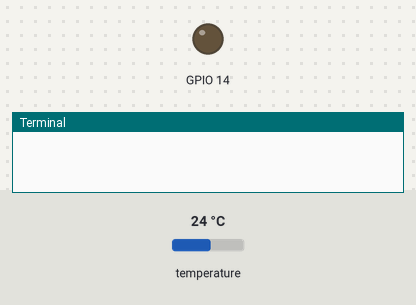
Bench run of a program on a simulated Raspberry Pi (BCM pin numbers). Shown: output pins drawn as LEDs (lit = HIGH), the last lines printed to the terminal. The test bench sets the inputs (shaded band); at power-on: temperature 24 °C. At 0.8 s the program stops and its outputs stay as they are.

Above: at 0.1 s.
At 0.8 s:
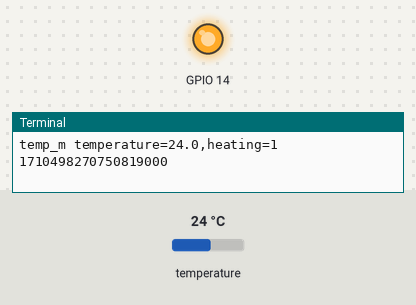
Timing chart, 0 to 2.3 s (numbered marks = the images above):
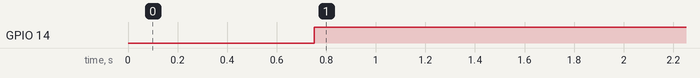

The program:

pyctrl1.py
```python
#!/usr/bin/python3
# -*- coding: utf-8 -*-
import time, sys, RPi.GPIO as GPIO

GPIO.setmode(GPIO.BCM)
GPIO.setup(14, GPIO.OUT)

sensor = '/sys/bus/w1/devices/28-011453efb2aa/w1_slave'

def readTempSensor(sensorName) :
    f = open(sensorName, 'r')
    lines = f.readlines()
    f.close()
    return lines

def readTempLines(sensorName) :
    lines = readTempSensor(sensorName)
    while lines[0].strip()[-3:] != 'YES':
        time.sleep(0.2)
        lines = readTempSensor(sensorName)
    temperaturStr = lines[1].find('t=')
    if temperaturStr != -1 :
        tempData = lines[1][temperaturStr+2:]
        tempCelsius = float(tempData) / 1000.0
        # Rückgabe als Array - [0] tempCelsius => Celsius...
        return tempCelsius

currentTemp = float(readTempLines(sensor))
if currentTemp < 25.5 :
    print("temp_m temperature=" + str(currentTemp) + ",heating=1 " + str(time.time_ns()) + "\n")
    GPIO.output(14, True)
else :
    print("temp_m temperature=" + str(currentTemp) + ",heating=0 " + str(time.time_ns()) + "\n")
    GPIO.output(14, False)
sys.exit(0)
```

Measured:
- by itself, GPIO 14: LOW → HIGH at 0.75 s
